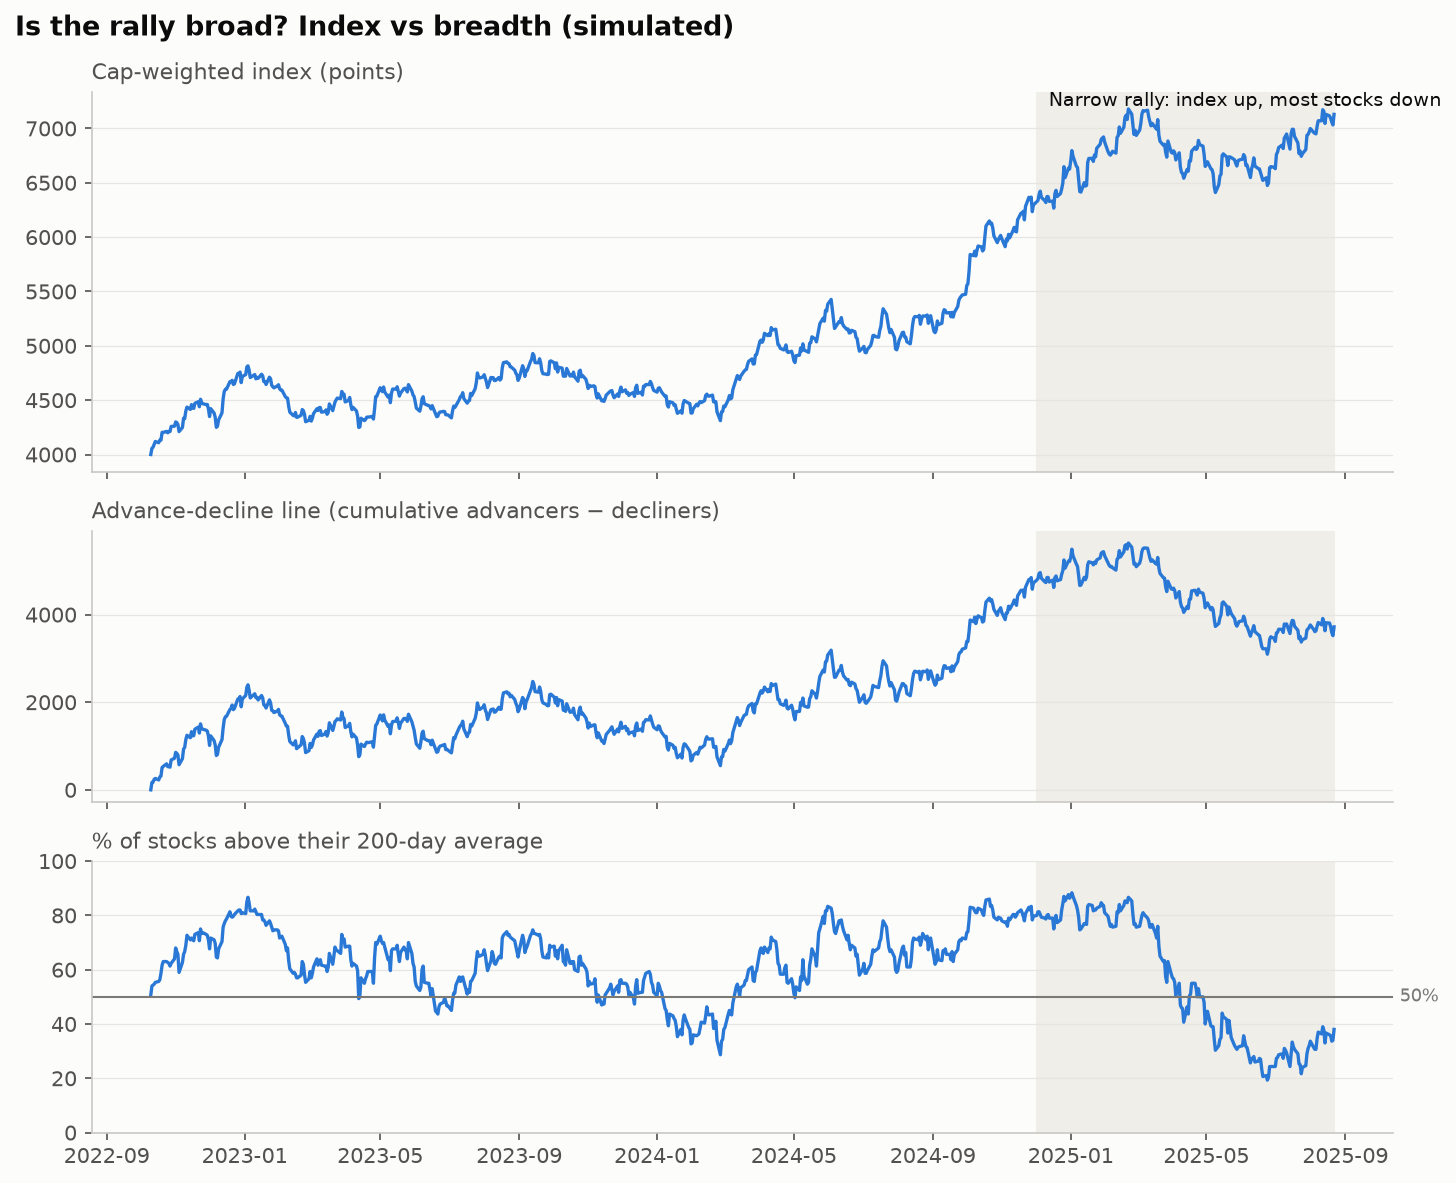

The script that saved this image:
"""
Market Breadth Panels  -  family: Finance & investment

DESIGN PURPOSE
Stacks a cap-weighted index above two breadth measures, the cumulative
advance-decline line and the share of stocks above their 200-day moving
average, on a shared time axis. It shows whether a rally is broad-based or
carried by a few large companies.

WHEN TO USE
  - Check if an index move reflects most stocks or a handful of mega-caps
  - Spot divergences, such as an index making new highs while breadth weakens
  - Use as market-health context in investment commentary

AVOID WHEN
  - Overlaying the measures on one chart with two or three y-axes (scales are
    arbitrary and imply false crossovers)
  - The audience needs a single headline number (show % of stocks above the
    200-day MA as a stat)

ALTERNATIVES
  - Equal-weight vs cap-weight index (indexed to 100)
  - Histogram of constituent returns

EXAMPLE
300 simulated stocks over three years. In the last nine months the 12 largest
rally while most others drift lower, which is a classic 'narrow market'
(illustrative).

NOTE: Educational examples with simulated or historical data. Not investment
advice; past performance does not predict future returns.

Run:  python market_breadth.py
"""
import sys
from pathlib import Path

import numpy as np
import pandas as pd
import matplotlib.pyplot as plt

# Library style: categorical colors in fixed order, recessive axes, hairline grid.
PALETTE = ["#2a78d6", "#eb6834", "#1baf7a", "#eda100",
           "#e87ba4", "#008300", "#6250d6", "#e34948"]
SEQ_CMAP = "Blues"      # sequential: one hue, light -> dark
DIV_CMAP = "RdBu_r"     # diverging: two opposite hues, neutral midpoint
GRAY = "#b8b7b1"        # de-emphasised marks
plt.rcParams.update({
    "figure.figsize": (8, 4.8), "figure.dpi": 110, "figure.facecolor": "#fcfcfb",
    "axes.facecolor": "#fcfcfb", "axes.edgecolor": "#c9c8c3", "axes.linewidth": 0.8,
    "axes.spines.top": False, "axes.spines.right": False,
    "axes.grid": True, "grid.color": "#e6e5e1", "grid.linewidth": 0.6, "axes.axisbelow": True,
    "axes.prop_cycle": plt.cycler(color=PALETTE),
    "axes.titlesize": 13, "axes.titleweight": "bold", "axes.titlelocation": "left",
    "axes.labelcolor": "#52514e", "xtick.color": "#52514e", "ytick.color": "#52514e",
    "text.color": "#0b0b0b", "font.size": 10, "lines.linewidth": 2,
    "legend.frameon": False,
})

# --- Example data ------------------------------------------------------------
rng = np.random.default_rng(12)
n_stocks, n_days, warm, late_days = 300, 950, 200, 190
cap0 = rng.lognormal(3, 1.2, n_stocks)                 # starting market caps
mega = np.zeros(n_stocks, bool)
mega[np.argsort(-cap0)[:12]] = True
market = rng.normal(0.0004, 0.009, n_days)
beta = rng.uniform(0.7, 1.3, n_stocks)
rets = market[:, None] * beta + rng.normal(0, 0.016, (n_days, n_stocks))
rets[-late_days:, ~mega] -= 0.0008                     # most stocks drift lower...
rets[-late_days:, mega] += 0.0024                      # ...while the giants rally
prices = pd.DataFrame(np.exp(np.cumsum(rets, axis=0)), index=pd.bdate_range("2022-01-03", periods=n_days))

cap_index = (prices * cap0).sum(axis=1)
daily = prices.pct_change()
ad_line = ((daily > 0).sum(axis=1) - (daily < 0).sum(axis=1)).cumsum()
pct_above = (prices > prices.rolling(200).mean()).mean(axis=1) * 100
df = pd.DataFrame({"index": cap_index, "ad_line": ad_line, "pct_above_200d": pct_above}).iloc[warm:]
df["index"] = 4000 * df["index"] / df["index"].iloc[0]
df["ad_line"] -= df["ad_line"].iloc[0]
narrow_start = df.index[-late_days]
df.tail()

# --- Plot --------------------------------------------------------------------
fig, axes = plt.subplots(3, 1, figsize=(10, 8), sharex=True,
                         gridspec_kw={"height_ratios": [1.4, 1, 1]})
specs = [("index", "Cap-weighted index (points)"),
         ("ad_line", "Advance-decline line (cumulative advancers − decliners)"),
         ("pct_above_200d", "% of stocks above their 200-day average")]
for ax, (col, label) in zip(axes, specs):
    ax.axvspan(narrow_start, df.index[-1], color="#efeee9", zorder=0)
    ax.plot(df.index, df[col], color=PALETTE[0], linewidth=1.6)
    ax.set_title(label, fontsize=10.5, fontweight="normal", color="#52514e")
    ax.grid(axis="x", visible=False)
axes[2].axhline(50, color="#7a7974", linewidth=1)
axes[2].text(1.005, 50, "50%", transform=axes[2].get_yaxis_transform(), color="#7a7974",
             fontsize=8.5, va="center")
axes[2].set_ylim(0, 100)
axes[0].text(narrow_start, axes[0].get_ylim()[1], "  Narrow rally: index up, most stocks down",
             va="top", fontsize=9, color="#0b0b0b")
fig.suptitle("Is the rally broad? Index vs breadth (simulated)", x=0.01, ha="left",
             fontsize=13, fontweight="bold")
fig.tight_layout()

# --- Save / show -------------------------------------------------------------
out = Path(__file__).with_name(Path(__file__).stem + ".png")
fig.savefig(out, dpi=150, bbox_inches="tight")
print(f"saved {out}")
if "--no-show" not in sys.argv:
    plt.show()
